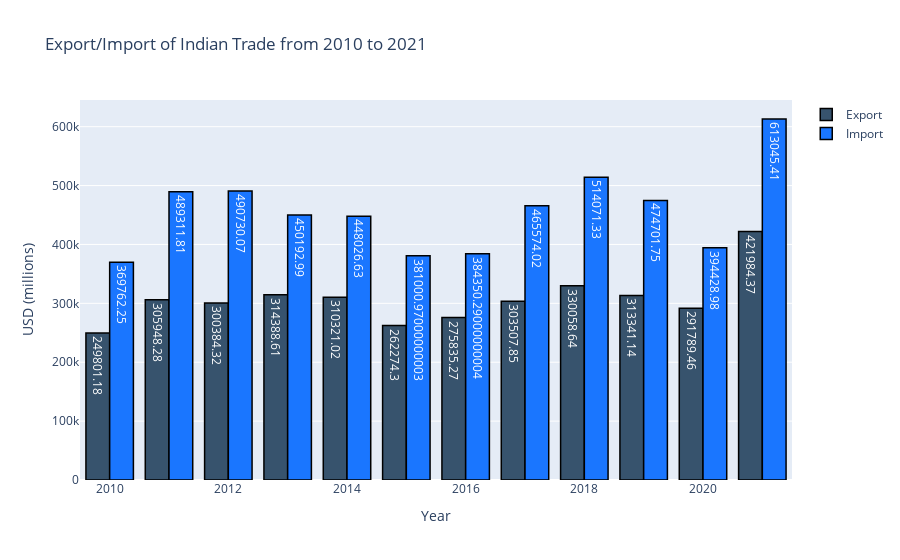

The notebook cell saved with this chart:
### Code cell
trace1 = go.Bar(
    x = total_year.index,
    y = total_year.Export,
    name = "Export",
    marker = dict(color = 'rgb(55, 83, 109)', line = dict(color = 'rgb(0, 0, 0)', width = 1.5)),
    text = total_year.Export
)

trace2 = go.Bar(
    x = total_year.index,
    y = total_year.Import,
    name = "Import",
    marker = dict(color = 'rgb(26, 118, 255)', line = dict(color = 'rgb(0, 0, 0)', width = 1.5)),
    text = total_year.Import
)

layout = go.Layout(
    hovermode= 'closest', 
    title = 'Export/Import of Indian Trade from 2010 to 2021' ,
    xaxis = dict(title = 'Year'), 
    yaxis = dict(title = 'USD (millions)')
)
fig = go.Figure(data = [trace1,trace2], layout = layout)
fig.show()

### Figure 1 — Plotly figure (JSON) as saved in the notebook; plotly's stock layout.template omitted (floating-point values rounded to 4 significant figures)
{"data": [{"marker": {"color": "rgb(55, 83, 109)", "line": {"color": "rgb(0, 0, 0)", "width": 1.5}}, "name": "Export", "text": [249800.0, 305900.0, 300400.0, 314400.0, 310300.0, 262300.0, 275800.0, 303500.0, 330100.0, 313300.0, 291800.0, 422000.0], "type": "bar", "x": [2010, 2011, 2012, 2013, 2014, 2015, 2016, 2017, 2018, 2019, 2020, 2021], "y": [249800.0, 305900.0, 300400.0, 314400.0, 310300.0, 262300.0, 275800.0, 303500.0, 330100.0, 313300.0, 291800.0, 422000.0]}, {"marker": {"color": "rgb(26, 118, 255)", "line": {"color": "rgb(0, 0, 0)", "width": 1.5}}, "name": "Import", "text": [369800.0, 489300.0, 490700.0, 450200.0, 448000.0, 381000.0, 384400.0, 465600.0, 514100.0, 474700.0, 394400.0, 613000.0], "type": "bar", "x": [2010, 2011, 2012, 2013, 2014, 2015, 2016, 2017, 2018, 2019, 2020, 2021], "y": [369800.0, 489300.0, 490700.0, 450200.0, 448000.0, 381000.0, 384400.0, 465600.0, 514100.0, 474700.0, 394400.0, 613000.0]}], "layout": {"hovermode": "closest", "title": {"text": "Export/Import of Indian Trade from 2010 to 2021"}, "xaxis": {"title": {"text": "Year"}}, "yaxis": {"title": {"text": "USD (millions)"}}}}
